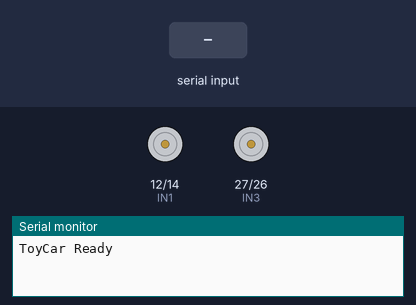
The sketch below on a simulated ESP32. On the bench: motor-driver pin pairs drawn as motors (green arrow = first pin HIGH = forward, orange = second pin HIGH = backward, longer = more drive), the last lines printed to the serial monitor. The inputs (shaded band) are chosen by the test bench. Nothing arrives over Bluetooth unless stated.

Above: at 1.2 s.
1.3 s: "F" received over the second serial link
At 2.7 s:
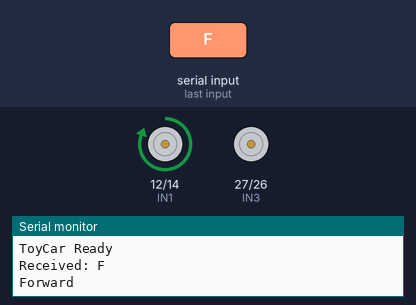
4.3 s: "B" received over the second serial link
At 5.7 s:
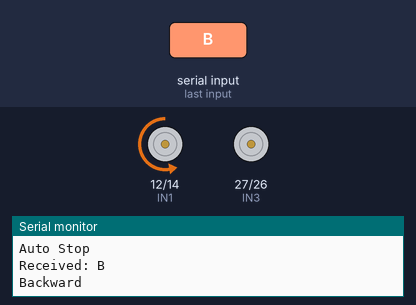
7.3 s: "L" received over the second serial link
At 8.7 s:
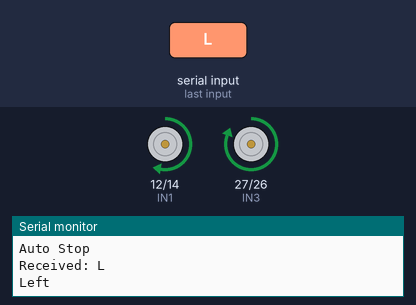
10.3 s: "R" received over the second serial link
At 11.7 s:
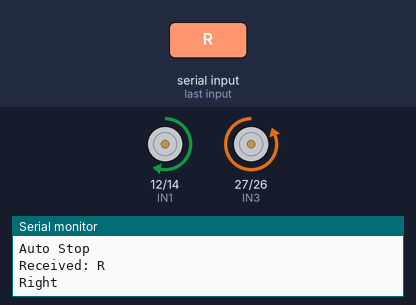
13.3 s: "F" received over the second serial link
At 15.1 s:
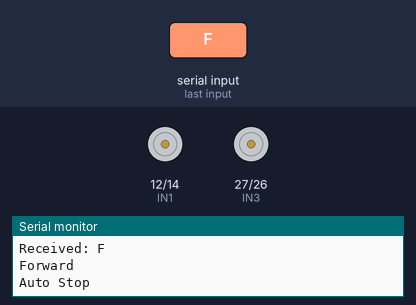
Timing chart, 0 to 16.6 s (numbered marks = the images above; inputs shaded):
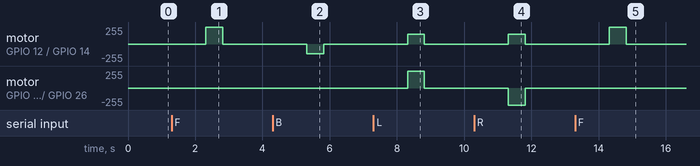

Measured:
- after the input at 1.3 s, motor on GPIO 12 (IN1) / GPIO 14 (IN2): stopped → forward 255/255 after 1.0 s, → stopped 0.50 s later
- after the input at 4.3 s, motor on GPIO 12 (IN1) / GPIO 14 (IN2): stopped → backward 149/255 after 1.0 s, → stopped 0.50 s later
- after the input at 7.3 s, motor on GPIO 12 (IN1) / GPIO 14 (IN2): stopped → forward 149/255 after 1.0 s, → stopped 0.50 s later; motor on GPIO 27 (IN3) / GPIO 26 (IN4): stopped → forward 255/255 after 1.0 s, → stopped 0.50 s later
- after the input at 10.3 s, motor on GPIO 12 (IN1) / GPIO 14 (IN2): stopped → forward 149/255 after 1.0 s, → stopped 0.50 s later; motor on GPIO 27 (IN3) / GPIO 26 (IN4): stopped → backward 255/255 after 1.0 s, → stopped 0.50 s later
- after the input at 13.3 s, motor on GPIO 12 (IN1) / GPIO 14 (IN2): stopped → forward 255/255 after 1.0 s, → stopped 0.50 s later

The sketch:

ESP32_RtosBT_CarCtrl.ino
```cpp
#include "BluetoothSerial.h"
#include <freertos/FreeRTOS.h>
#include <freertos/task.h>
#include <freertos/queue.h>

// Debug flag
bool debug = true;
void debugPrintln(const String &msg) {
  if (debug) {
    Serial.println(msg);
  }
}

// Bluetooth
BluetoothSerial SerialBT;

// Motor Pins
const int IN1 = 12;
const int IN2 = 14;
const int IN3 = 27;
const int IN4 = 26;

// PWM Settings
const int freq = 500;
const int resolution = 8;

// Task Communication
QueueHandle_t commandQueue;

// Control Variables
int duration = 500; // milli seconds
bool motorRunning = false;
unsigned long motorStartTime = 0;

// Heartbeat timestamps for watchdog
volatile unsigned long lastBTHeartbeat = 0;
volatile unsigned long lastMotorHeartbeat = 0;
const unsigned long watchdogInterval = 2000; // 2 sec

// Stop all motors
void stopMotors() {
  debugPrintln("Auto Stop");
  ledcWrite(IN1, 0);
  ledcWrite(IN2, 0);
  ledcWrite(IN3, 0);
  ledcWrite(IN4, 0);
  motorRunning = false;
}

// Bluetooth Task (Core 1)
void vBluetoothTask(void *pvParameters) {
  String rx_data;
  char cmd;

  while (1) {
    lastBTHeartbeat = millis(); // heartbeat

    if (SerialBT.available()) {
      rx_data = SerialBT.readString();
      if (rx_data.length() > 0) {
        cmd = rx_data.charAt(0);
        debugPrintln("Received: " + String(cmd));
        xQueueSend(commandQueue, &cmd, portMAX_DELAY);
      }
    }
    vTaskDelay(10 / portTICK_PERIOD_MS);
  }
}

// Motor Control Task (Core 2)
void vMotorTask(void *pvParameters) {
  char command;

  while (1) {
    lastMotorHeartbeat = millis(); // heartbeat

    // Check for new command
    if (xQueueReceive(commandQueue, &command, 10 / portTICK_PERIOD_MS) == pdPASS) {
      switch (command) {
        case 'F':
          debugPrintln("Forward");
          ledcWrite(IN1, 255);
          ledcWrite(IN2, 0);
          ledcWrite(IN3, 0);
          ledcWrite(IN4, 0);
          motorRunning = true;
          motorStartTime = millis();
          break;

        case 'B':
          debugPrintln("Backward");
          ledcWrite(IN1, 0);
          ledcWrite(IN2, 150);
          ledcWrite(IN3, 0);
          ledcWrite(IN4, 0);
          motorRunning = true;
          motorStartTime = millis();
          break;

        case 'L':
          debugPrintln("Left");
          ledcWrite(IN1, 150);
          ledcWrite(IN2, 0);
          ledcWrite(IN3, 255);
          ledcWrite(IN4, 0);
          motorRunning = true;
          motorStartTime = millis();
          break;

        case 'R':
          debugPrintln("Right");
          ledcWrite(IN1, 150);
          ledcWrite(IN2, 0);
          ledcWrite(IN3, 0);
          ledcWrite(IN4, 255);
          motorRunning = true;
          motorStartTime = millis();
          break;

        case 'S':
        default:
          debugPrintln("Manual Stop");
          stopMotors();
          break;
      }
    }

    // Auto stop after duration
    if (motorRunning && (millis() - motorStartTime >= duration)) {
      stopMotors();
    }

    vTaskDelay(10 / portTICK_PERIOD_MS);
  }
}

// Watchdog Task (Core 1, high priority)
void vWatchdogTask(void *pvParameters) {
  while (1) {
    unsigned long now = millis();

    if ((now - lastBTHeartbeat) > watchdogInterval) {
      debugPrintln("⚠️ Watchdog: Bluetooth task stalled!");
      stopMotors();
    }

    if ((now - lastMotorHeartbeat) > watchdogInterval) {
      debugPrintln("⚠️ Watchdog: Motor task stalled!");
      stopMotors();
    }

    vTaskDelay(1000 / portTICK_PERIOD_MS); // check every second
  }
}

void setup() {
  Serial.begin(115200);
  SerialBT.begin("ToyCar");
  debugPrintln("ToyCar Ready");

  // Motor PWM Setup
  ledcAttach(IN1, freq, resolution);
  ledcAttach(IN2, freq, resolution);
  ledcAttach(IN3, freq, resolution);
  ledcAttach(IN4, freq, resolution);

  // Create Command Queue
  commandQueue = xQueueCreate(5, sizeof(char));

  // Create Tasks
  xTaskCreatePinnedToCore(vBluetoothTask, "BluetoothTask", 4096, NULL, 1, NULL, 1); // Core 1
  xTaskCreatePinnedToCore(vMotorTask, "MotorTask", 4096, NULL, 2, NULL, 0);         // Core 2 (higher prio)
  xTaskCreatePinnedToCore(vWatchdogTask, "WatchdogTask", 4096, NULL, 3, NULL, 1);   // Core 1, highest prio
}

void loop() {
  // Not used in FreeRTOS
}
```
